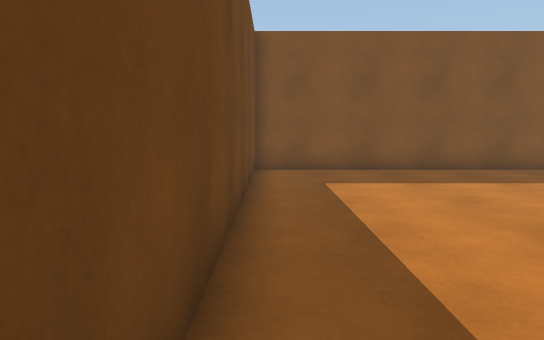
View 1 (above)

24 first-person views from a walk through a Unity game level. The camera is 1.2 m above the floor, tilts 6° down and sees 70° across. Doors are open. The floor is counted in squares, 1 m on a side. Each view is taken from the middle of a square. On the plan, view 1 faces up. The plan holds only what a view shows up to about 15 squares ahead; the rest is blank. The place goes on beyond the plan. The player character is not drawn.

View 2
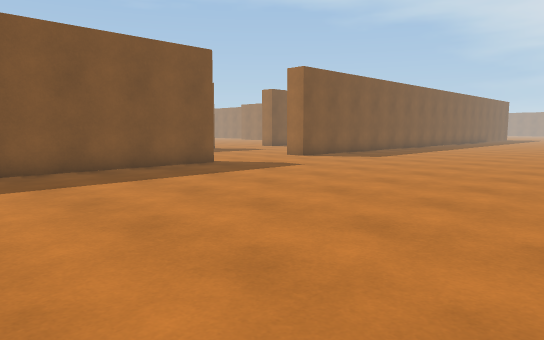

View 3
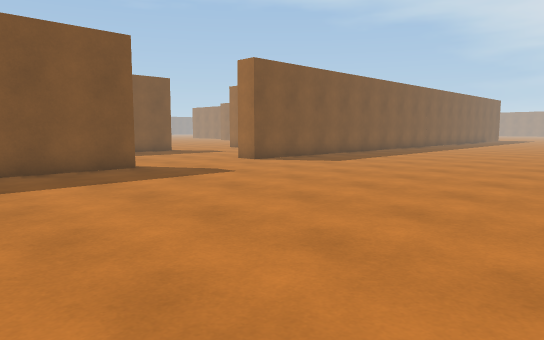

View 4
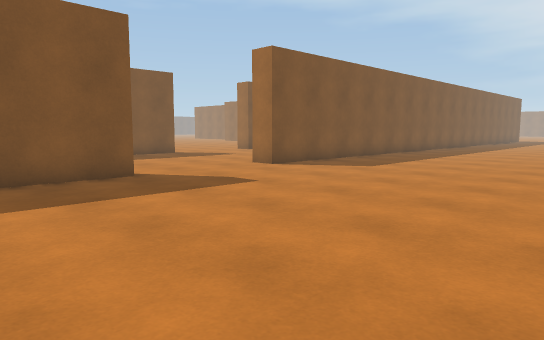

View 5
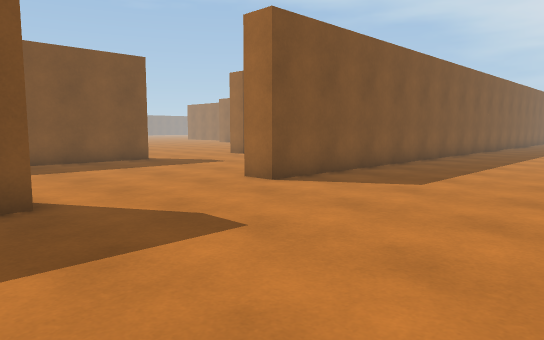

View 6
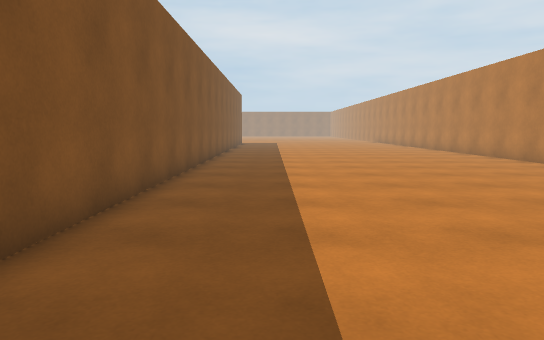

View 7
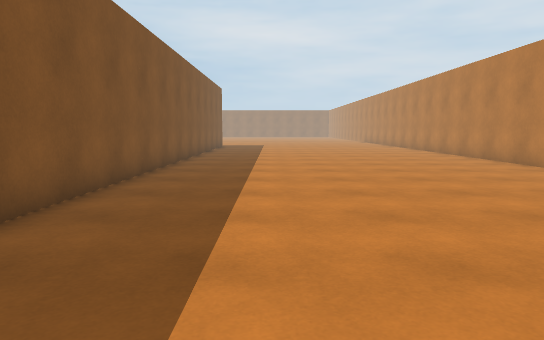

View 8
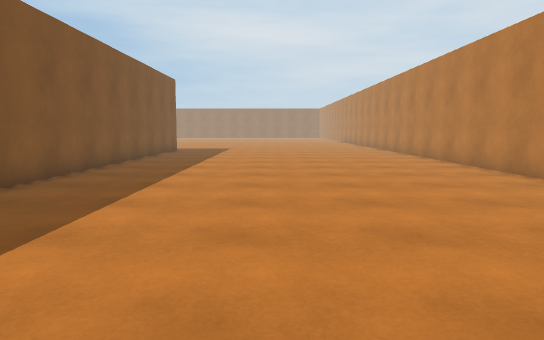

View 9
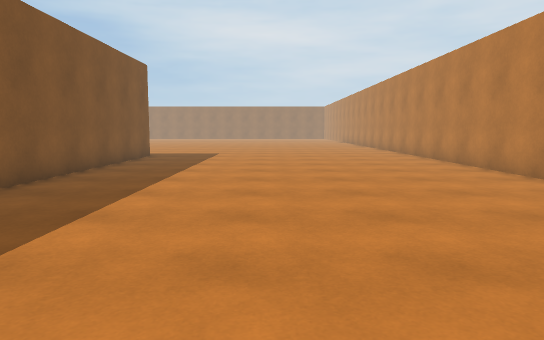

View 10
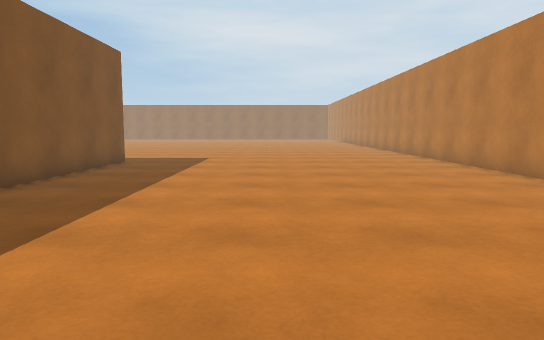

View 11
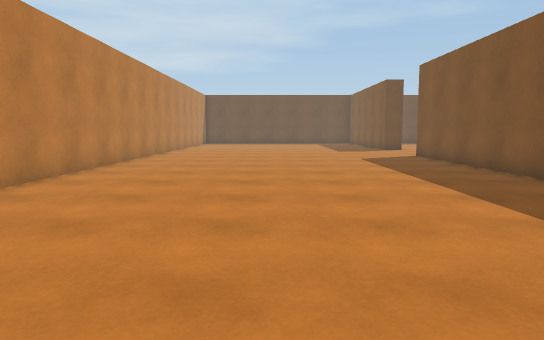

View 12
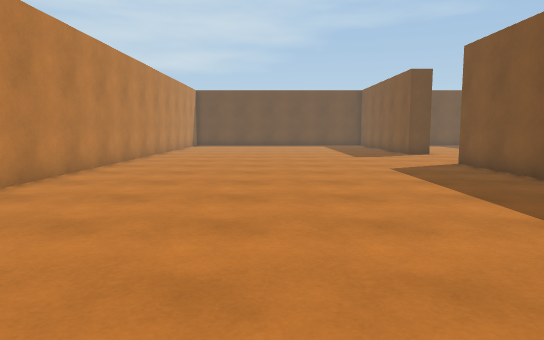

View 13
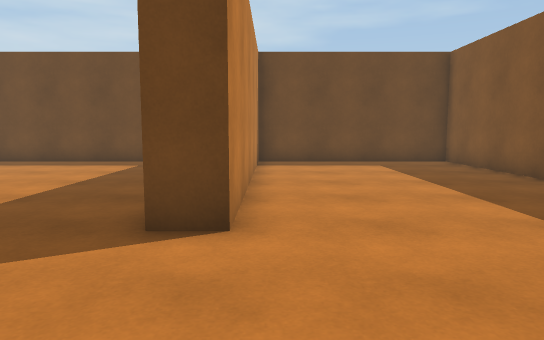

View 14
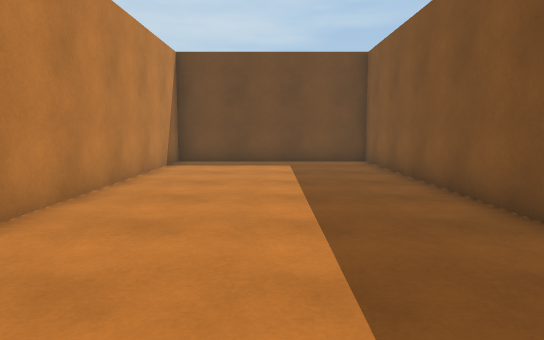

View 15
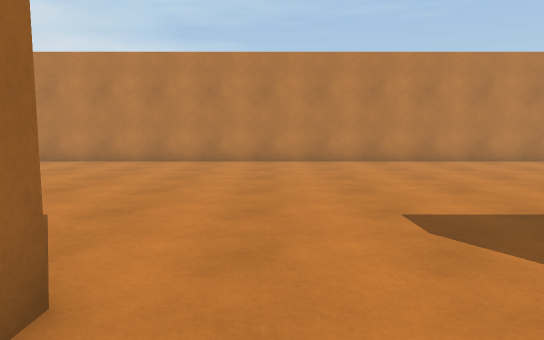

View 16
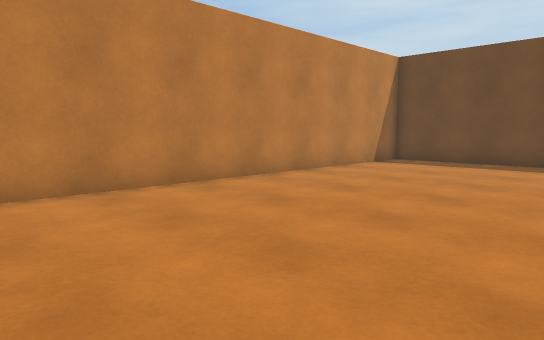

View 17
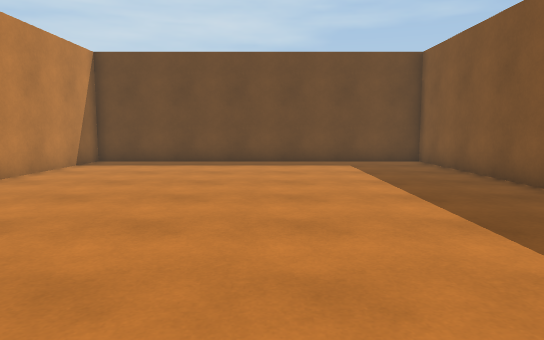

View 18
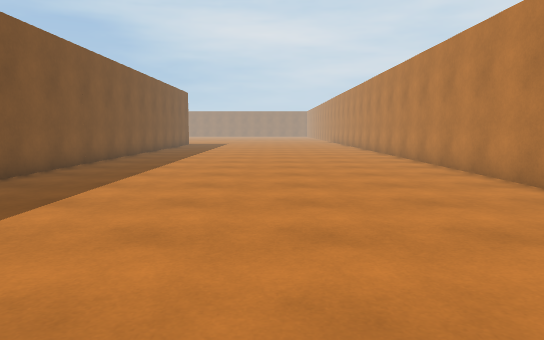

View 19
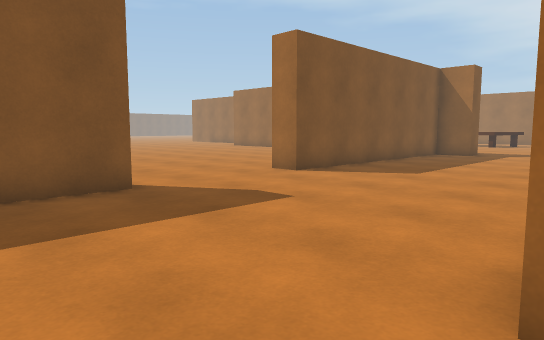

View 20
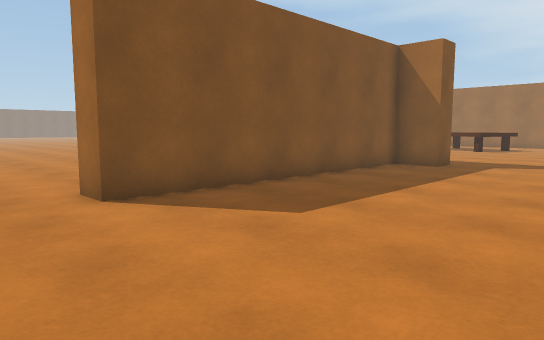

View 21
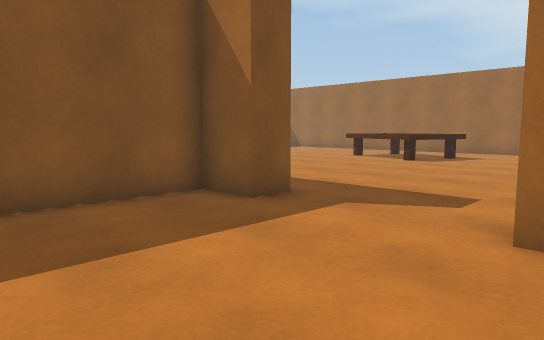

View 22
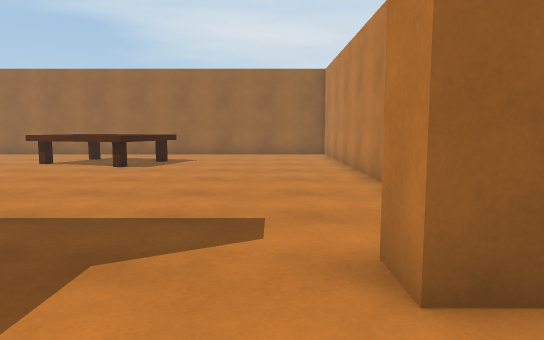

View 23
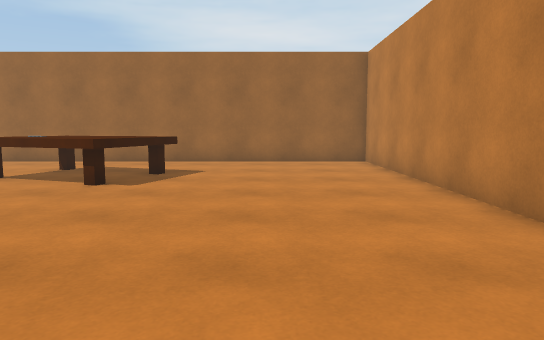

View 24
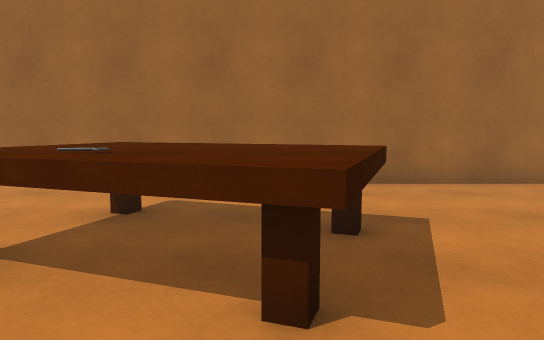

### Floor plan
Points are (right, up) in squares from view 1. A wall is a line through its corners. A room is listed if a view was taken in it or the views show most of it. See-through windows are left out.
Room 1 (views 1, 2, 3, 4, 5, 6, 7, 8, 9, 10, 11, 12, 13, 14, 15, 16, 17, 18, 19, 20, 21, 22)
walls: (30.5, 13.1) (30.5, 14); (15.6, 19.5) (11.2, 19.5); (30.5, 18) (30.5, 19.5) (20.5, 19.5) (20.5, 20.5); (9.1, 19.5) (-0.5, 19.5) (-0.5, 12.5) (9.5, 12.5) (9.5, 11.5) (-0.5, 11.5) (-0.5, -0.5) (48.1, -0.5); (47.5, 11.5) (14.5, 11.5) (14.5, 12.5)
ways out: open door at (31, 16) to room 2
Room 2 (views 23, 24)
walls: (36.8, 12.5) (46.5, 12.5) (46.5, 25.5)
ways out: open door at (31, 16) to room 1
objects: table (40, 19) to (44, 23); other object (41, 22)

Positions as (right, up) in squares from view 1, and headings:
1: (0, 0), facing up
2: (1, 0), facing up-right
3: (4, 0), facing up-right
4: (5, 2), facing up-right
5: (8, 5), facing up-right
6: (15, 9), facing right
7: (20, 8), facing right
8: (25, 6), facing right
9: (30, 6), facing right
10: (33, 6), facing right
11: (32, 5), facing left
12: (28, 5), facing left
13: (14, 13), facing left
14: (14, 16), facing left
15: (13, 14), facing down
16: (14, 7), facing down-left
17: (14, 6), facing left
18: (17, 5), facing right
19: (12, 12), facing up-right
20: (18, 13), facing up-right
21: (26, 13), facing up-right
22: (28, 15), facing right
23: (32, 16), facing right
24: (38, 20), facing right
